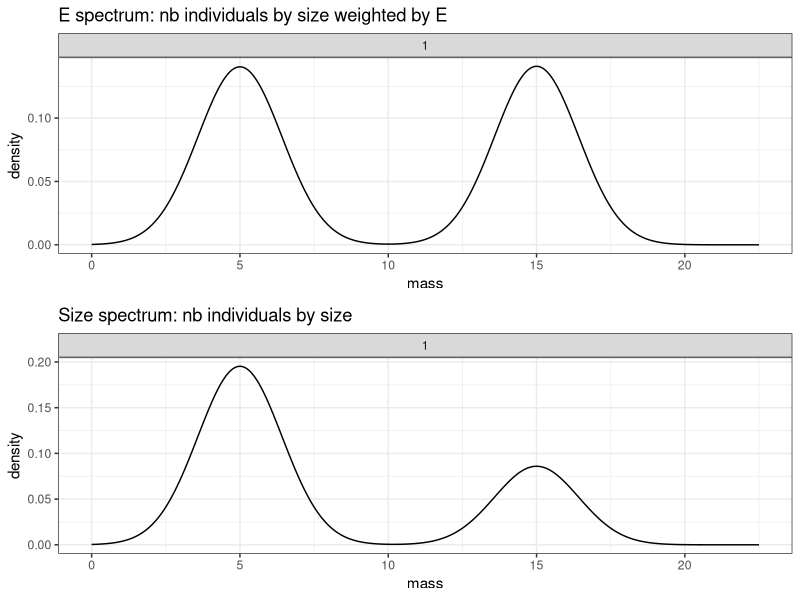
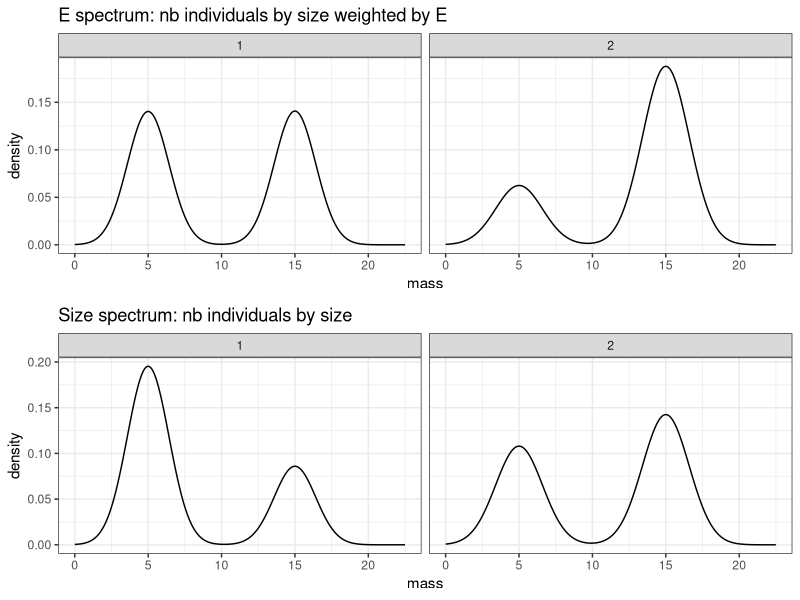
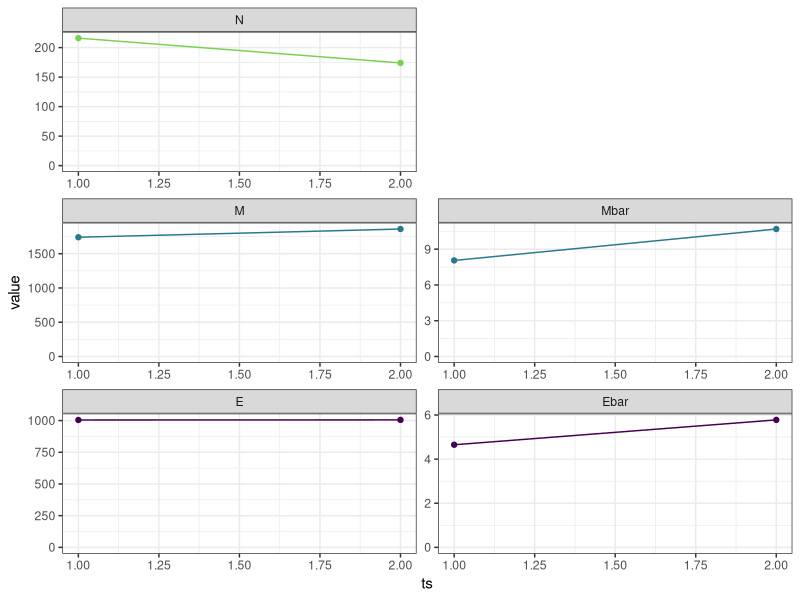
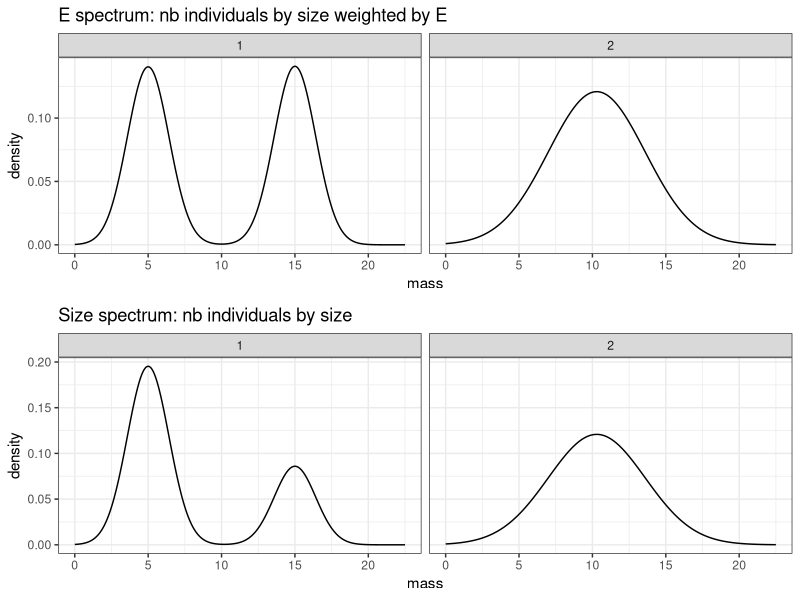
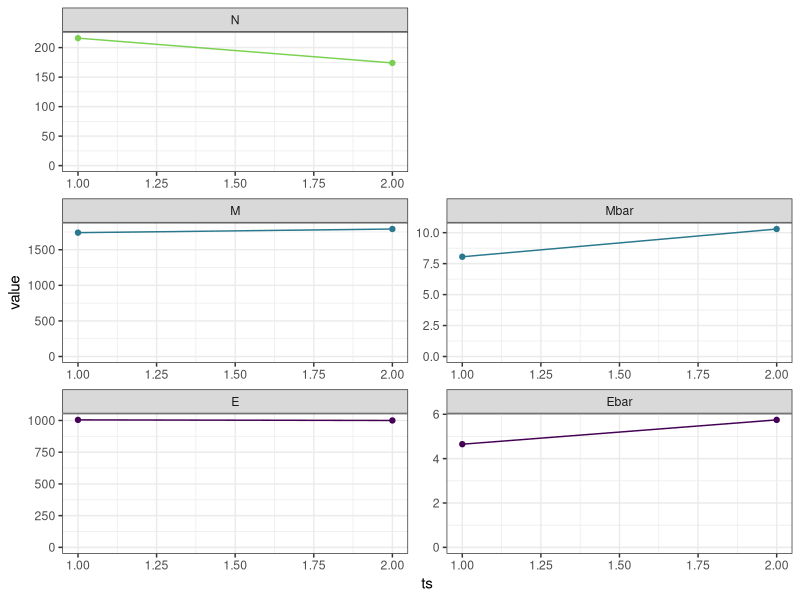
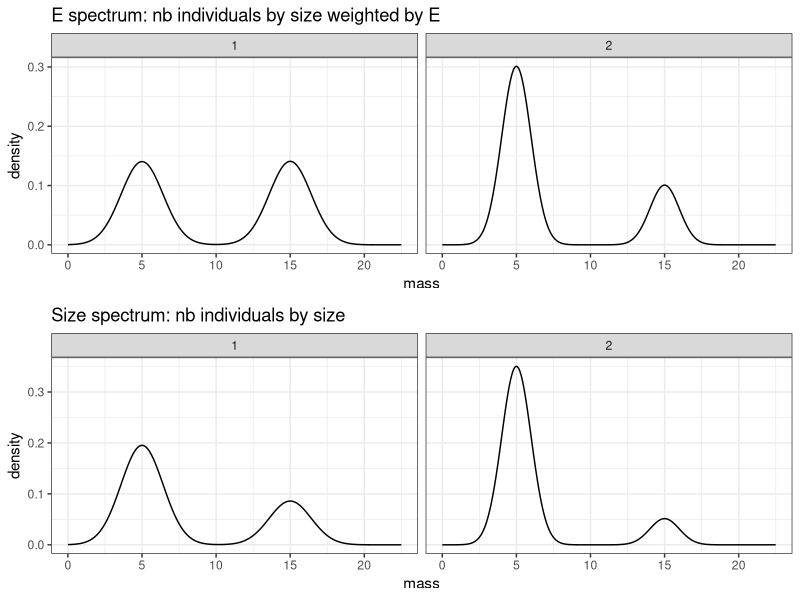
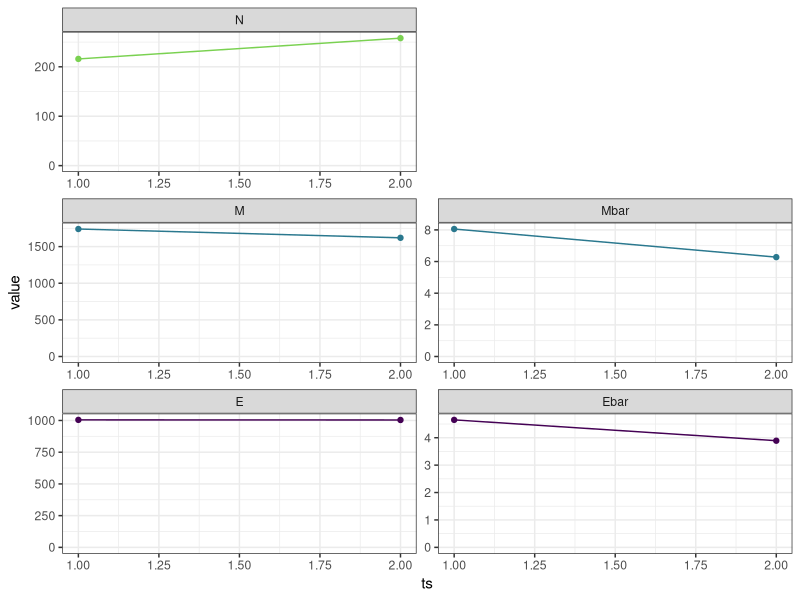
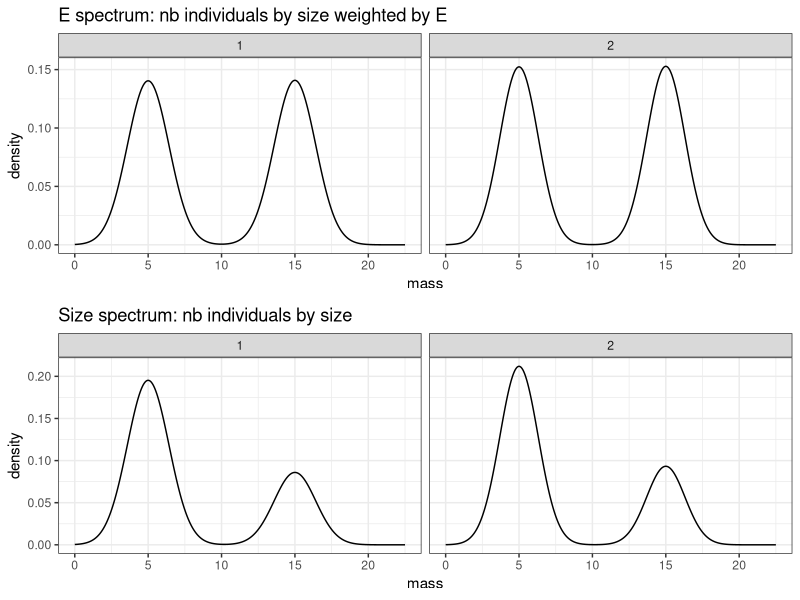

Write R code to recreate these figures, in order.
## ---- chunk 1
knitr::opts_chunk$set(echo = FALSE)

library(ggplot2)
library(dplyr)

plot_sv <- function(scenario_df) {
  
  c_sum <- scenario_df %>%
    group_by(ts) %>%
    summarize(N = dplyr::n(),
              E = sum(energy),
              M = sum(mass),
              Ebar = mean(energy),
              Mbar = mean(mass)
    ) %>%
    ungroup() %>%
    tidyr::pivot_longer(-ts, names_to = "variable", values_to = "value") %>% 
    mutate(currency = substr(variable, 0, 1))
  
  #return(list(
  ggplot(c_sum, aes(x = ts, y = value, color = currency)) +
    geom_point() +
    geom_line() +
    scale_color_viridis_d(end = .8) +
    facet_wrap(vars(variable), scales = "free", as.table = F, nrow = 3) +
    expand_limits(y = 0) +
    theme_bw() +
    theme(legend.position = "none")#,
}

plot_spectra <- function(scenario_df) {
  
  gridExtra::grid.arrange(grobs = list(
    
    ggplot(scenario_df, aes(x = mass, weights = energy)) +
      geom_density() +
      theme_bw() +
      xlim(0, 1.5 * (max(scenario$mass)))+
      facet_wrap(vars(ts)) +
      ggtitle("E spectrum: nb individuals by size weighted by E"),
    ggplot(scenario_df, aes(x = mass)) +
      geom_density() +
      theme_bw() +
      xlim(0, 1.5 * (max(scenario$mass))) +
      facet_wrap(vars(ts)) +
      ggtitle("Size spectrum: nb individuals by size")
  ),
  nrow = 2)
  #))
}

sv_ratios <- function(scenario) {
  
  ratios = scenario %>% 
    group_by(ts) %>%
    summarize(E = sum(energy),
              N = dplyr::n(),
              M = sum(mass)) %>%
    ungroup()
  
  data.frame(
    variable = c("E ratio", "N ratio", "M ratio", "avg e change", "avg size change", "size change / e change"),
    ratio = c(
      ratios$E[2]/ratios$E[1],
      ratios$N[2]/ratios$N[1],
      ratios$M[2]/ratios$M[1],
      (ratios$E[2]/ratios$E[1]) / (ratios$N[2]/ratios$N[1]),
      (ratios$M[2] / ratios$N[2]) / (ratios$M[1] / ratios$N[1]),
      (ratios$M[2]/ratios$M[1]) /   (ratios$E[2]/ratios$E[1])
    )
  )
  
}

## ---- chunk 2

E = 1000

M1 = 5
M2 = 15

E1 = M1 ^ .75
E2 = M2 ^ .75

N1 = ceiling((E/2)/E1)
N2 = ceiling((E/2)/E2)

N = N1 + N2

S = 2

individuals_t1 <- data.frame(
  species = c(rep(1, times = N1),
              rep(2, times = N2)),
  energy = c(rep(E1, times = N1),
             rep(E2, times = N2)),
  mass =c(rep(M1, times = N1),
          rep(M2, times = N2)),
  ts = 1
)

gridExtra::grid.arrange(grobs = list(
  
  ggplot(individuals_t1, aes(x = mass, weights = energy)) +
    geom_density() +
    theme_bw() +
    xlim(0, 1.5 * (max(individuals_t1$mass)))+
    facet_wrap(vars(ts)) +
    ggtitle("E spectrum: nb individuals by size weighted by E"),
  ggplot(individuals_t1, aes(x = mass)) +
    geom_density() +
    theme_bw() +
    xlim(0, 1.5 * (max(individuals_t1$mass))) +
    facet_wrap(vars(ts)) +
    ggtitle("Size spectrum: nb individuals by size")),
  nrow = 2)

## ---- chunk 3


N1 = ceiling((.25 * E)/E1)
N2 = ceiling((.75 * E)/E2)

scenario <-  bind_rows(individuals_t1, data.frame(
  species = c(rep(1, times = N1),
              rep(2, times = N2)),
  energy = c(rep(E1, times = N1),
             rep(E2, times = N2)),
  mass =c(rep(M1, times = N1),
          rep(M2, times = N2)),
  ts = 2
))

plot_spectra(scenario)
plot_sv(scenario)
sv_ratios(scenario)
## ---- chunk 4


N1 = ceiling((.25 * E)/E1)
N2 = ceiling((.75 * E)/E2)

mean_e = E / sum(N1, N2)
mean_mass = mean_e ^ (1/.75)

scenario <-  bind_rows(individuals_t1, data.frame(
  species = c(rep(1, times = N1),
              rep(2, times = N2)),
  energy =mean_e,
  mass =mean_mass,
  ts = 2
))

plot_spectra(scenario)
plot_sv(scenario)
sv_ratios(scenario)
## ---- chunk 5


N1 = ceiling((.75 * E)/E1)
N2 = ceiling((.25 * E)/E2)

scenario <-  bind_rows(individuals_t1, data.frame(
  species = c(rep(1, times = N1),
              rep(2, times = N2)),
  energy = c(rep(E1, times = N1),
             rep(E2, times = N2)),
  mass =c(rep(M1, times = N1),
          rep(M2, times = N2)),
  ts = 2
))

plot_spectra(scenario)
plot_sv(scenario)
sv_ratios(scenario)
## ---- chunk 6

Eamp = E * 1.5

N1 = ceiling((Eamp/2)/E1)
N2 = ceiling((Eamp/2)/E2)


scenario <-  bind_rows(individuals_t1, data.frame(
  species = c(rep(1, times = N1),
              rep(2, times = N2)),
  energy = c(rep(E1, times = N1),
             rep(E2, times = N2)),
  mass =c(rep(M1, times = N1),
          rep(M2, times = N2)),
  ts = 2
))

plot_spectra(scenario)
plot_sv(scenario)
sv_ratios(scenario)
## ---- chunk 7

Eamp = E * 1.5

N1 = ceiling((Eamp/2)/E1)
N2 = ceiling((Eamp/2)/E2)


scenarioa <-data.frame(
  species = c(rep(1, times = N1),
              rep(2, times = N2)),
  energy = c(rep(E1, times = N1),
             rep(E2, times = N2)),
  mass =c(rep(M1, times = N1),
          rep(M2, times = N2)),
  ts = 2
)

mean_e = mean(scenarioa$energy)

mean_mass = mean_e ^ (1/.75)

scenario <- scenarioa  %>%
  mutate(mass = mean_mass) %>% 
  mutate(energy = mass ^ .75) %>%
  bind_rows(individuals_t1)


plot_spectra(scenario)
plot_sv(scenario)
sv_ratios(scenario)

